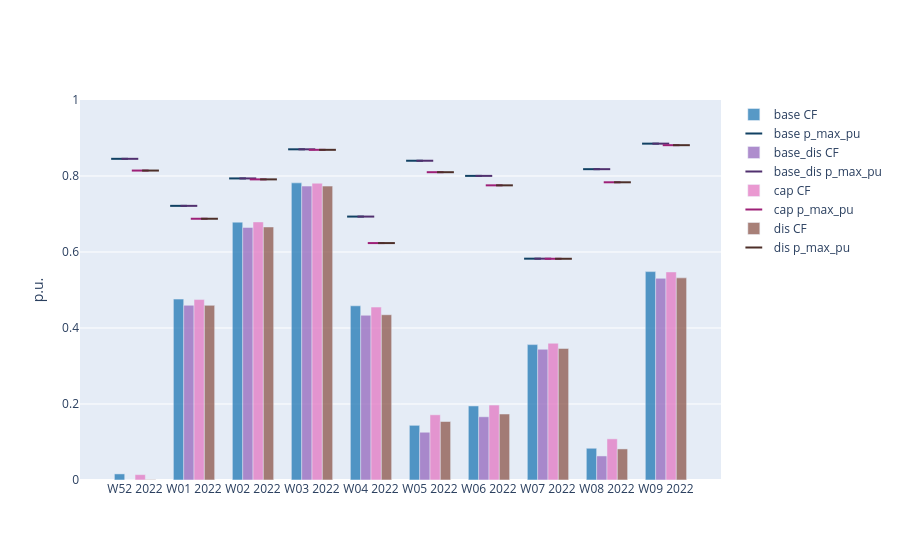

Notebook code for this chart:
### Code cell
# weekly, January only
data = build_agg_cf_pmax_df(networks,bus= BUS, carrier=CARRIER, freq="W", start="2022-01-01", end="2022-02-28")
iplot_agg_cf_pmax(data, freq="W")

### Figure 1 — Plotly figure (JSON) as saved in the notebook; plotly's stock layout.template omitted (floating-point values rounded to 4 significant figures)
{"data": [{"customdata": ["W52 2022", "W01 2022", "W02 2022", "W03 2022", "W04 2022", "W05 2022", "W06 2022", "W07 2022", "W08 2022", "W09 2022"], "hovertemplate": "%{customdata}<br>CF: %{y:.3f}<extra>base</extra>", "marker": {"color": "#1f77b4"}, "name": "base CF", "opacity": 0.75, "type": "bar", "width": 0.175, "x": [-0.2625, 0.7375, 1.738, 2.737, 3.737, 4.737, 5.737, 6.737, 7.737, 8.738], "y": [0.01606, 0.4761, 0.6785, 0.7819, 0.4584, 0.1439, 0.1949, 0.3563, 0.0835, 0.5484]}, {"customdata": ["W52 2022", "W01 2022", "W02 2022", "W03 2022", "W04 2022", "W05 2022", "W06 2022", "W07 2022", "W08 2022", "W09 2022"], "hovertemplate": "%{customdata}<br>p_max_pu: %{y:.3f}<extra>base</extra>", "marker": {"color": "#114163", "line": {"color": "#114163", "width": 2}, "size": 12, "symbol": "line-ew"}, "mode": "markers", "name": "base p_max_pu", "type": "scatter", "x": [-0.2625, 0.7375, 1.738, 2.737, 3.737, 4.737, 5.737, 6.737, 7.737, 8.738], "y": [0.8452, 0.7214, 0.7936, 0.8702, 0.6932, 0.8401, 0.8003, 0.5824, 0.818, 0.8852]}, {"customdata": ["W52 2022", "W01 2022", "W02 2022", "W03 2022", "W04 2022", "W05 2022", "W06 2022", "W07 2022", "W08 2022", "W09 2022"], "hovertemplate": "%{customdata}<br>CF: %{y:.3f}<extra>base_dis</extra>", "marker": {"color": "#9467bd"}, "name": "base_dis CF", "opacity": 0.75, "type": "bar", "width": 0.175, "x": [-0.0875, 0.9125, 1.913, 2.913, 3.913, 4.912, 5.912, 6.912, 7.912, 8.912], "y": [0.0001257, 0.4597, 0.6646, 0.7735, 0.4335, 0.1257, 0.1664, 0.344, 0.06326, 0.5307]}, {"customdata": ["W52 2022", "W01 2022", "W02 2022", "W03 2022", "W04 2022", "W05 2022", "W06 2022", "W07 2022", "W08 2022", "W09 2022"], "hovertemplate": "%{customdata}<br>p_max_pu: %{y:.3f}<extra>base_dis</extra>", "marker": {"color": "#51306f", "line": {"color": "#51306f", "width": 2}, "size": 12, "symbol": "line-ew"}, "mode": "markers", "name": "base_dis p_max_pu", "type": "scatter", "x": [-0.0875, 0.9125, 1.913, 2.913, 3.913, 4.912, 5.912, 6.912, 7.912, 8.912], "y": [0.8452, 0.7214, 0.7936, 0.8702, 0.6932, 0.8401, 0.8003, 0.5824, 0.818, 0.8852]}, {"customdata": ["W52 2022", "W01 2022", "W02 2022", "W03 2022", "W04 2022", "W05 2022", "W06 2022", "W07 2022", "W08 2022", "W09 2022"], "hovertemplate": "%{customdata}<br>CF: %{y:.3f}<extra>cap</extra>", "marker": {"color": "#e377c2"}, "name": "cap CF", "opacity": 0.75, "type": "bar", "width": 0.175, "x": [0.0875, 1.087, 2.087, 3.087, 4.088, 5.088, 6.088, 7.088, 8.088, 9.088], "y": [0.01411, 0.4748, 0.6792, 0.781, 0.455, 0.1716, 0.1972, 0.3598, 0.1083, 0.5475]}, {"customdata": ["W52 2022", "W01 2022", "W02 2022", "W03 2022", "W04 2022", "W05 2022", "W06 2022", "W07 2022", "W08 2022", "W09 2022"], "hovertemplate": "%{customdata}<br>p_max_pu: %{y:.3f}<extra>cap</extra>", "marker": {"color": "#9d2077", "line": {"color": "#9d2077", "width": 2}, "size": 12, "symbol": "line-ew"}, "mode": "markers", "name": "cap p_max_pu", "type": "scatter", "x": [0.0875, 1.087, 2.087, 3.087, 4.088, 5.088, 6.088, 7.088, 8.088, 9.088], "y": [0.8143, 0.6875, 0.7911, 0.8689, 0.6235, 0.81, 0.7754, 0.5822, 0.7834, 0.8811]}, {"customdata": ["W52 2022", "W01 2022", "W02 2022", "W03 2022", "W04 2022", "W05 2022", "W06 2022", "W07 2022", "W08 2022", "W09 2022"], "hovertemplate": "%{customdata}<br>CF: %{y:.3f}<extra>dis</extra>", "marker": {"color": "#8c564b"}, "name": "dis CF", "opacity": 0.75, "type": "bar", "width": 0.175, "x": [0.2625, 1.262, 2.263, 3.263, 4.263, 5.263, 6.263, 7.263, 8.262, 9.262], "y": [0.001197, 0.4596, 0.6659, 0.7734, 0.4349, 0.1539, 0.1737, 0.3461, 0.08179, 0.532]}, {"customdata": ["W52 2022", "W01 2022", "W02 2022", "W03 2022", "W04 2022", "W05 2022", "W06 2022", "W07 2022", "W08 2022", "W09 2022"], "hovertemplate": "%{customdata}<br>p_max_pu: %{y:.3f}<extra>dis</extra>", "marker": {"color": "#4d2f29", "line": {"color": "#4d2f29", "width": 2}, "size": 12, "symbol": "line-ew"}, "mode": "markers", "name": "dis p_max_pu", "type": "scatter", "x": [0.2625, 1.262, 2.263, 3.263, 4.263, 5.263, 6.263, 7.263, 8.262, 9.262], "y": [0.8143, 0.6875, 0.7911, 0.8689, 0.6235, 0.81, 0.7754, 0.5822, 0.7834, 0.8811]}], "layout": {"hovermode": "x unified", "title": {}, "xaxis": {"tickmode": "array", "ticktext": ["W52 2022", "W01 2022", "W02 2022", "W03 2022", "W04 2022", "W05 2022", "W06 2022", "W07 2022", "W08 2022", "W09 2022"], "tickvals": [0, 1, 2, 3, 4, 5, 6, 7, 8, 9]}, "yaxis": {"range": [0, 1], "title": {"text": "p.u."}}}}
